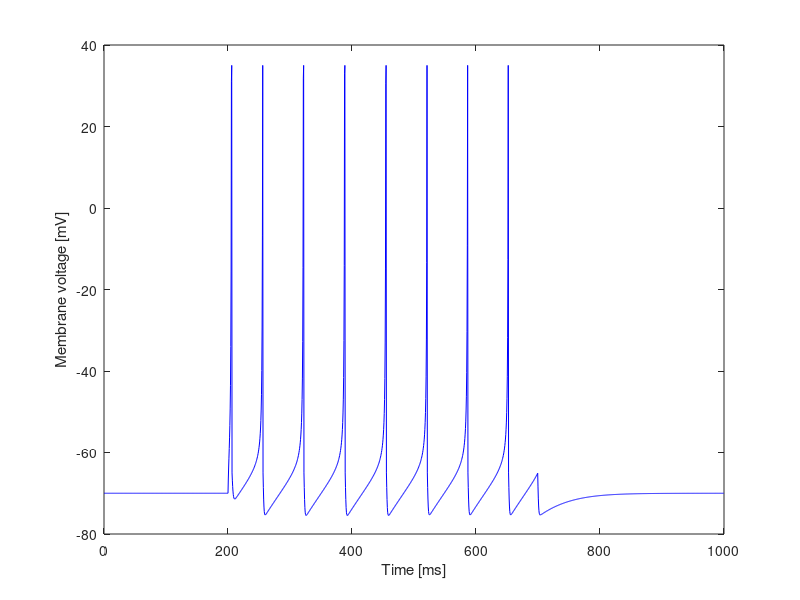

Recreate this plot in MATLAB.
%Initialize parameters
dt=0.5;
d=8;
a=0.02;
c=-65;
b=0.2;
T=ceil(1000/dt);
%%
%Reserve memory
v=zeros(T,1);
u=zeros(T,1);
v(1)=-70;
u(1)=-14;
%%
%for loop over time
for t=1:T-1;
    if(t*dt>200 && t*dt<700)
        Iapp =7;
    else
        Iapp=0;
end

if v(t)<35
        %update ODE
    dv=(0.04*v(t)+5)*v(t)+140-u(t);
    v(t+1)=v(t)+(dv+Iapp)*dt;
    du=a*(b*v(t)-u(t));
    u(t+1)=u(t)+dt*du;
else
        %spike!
    v(t)=35;
    v(t+1)=c;
    u(t+1)=u(t)+d;
    end
end
%%
%plot voltage trace
plot((0:T-1)*dt,v,'b');
xlabel('Time [ms]');
ylabel('Membrane voltage [mV]');